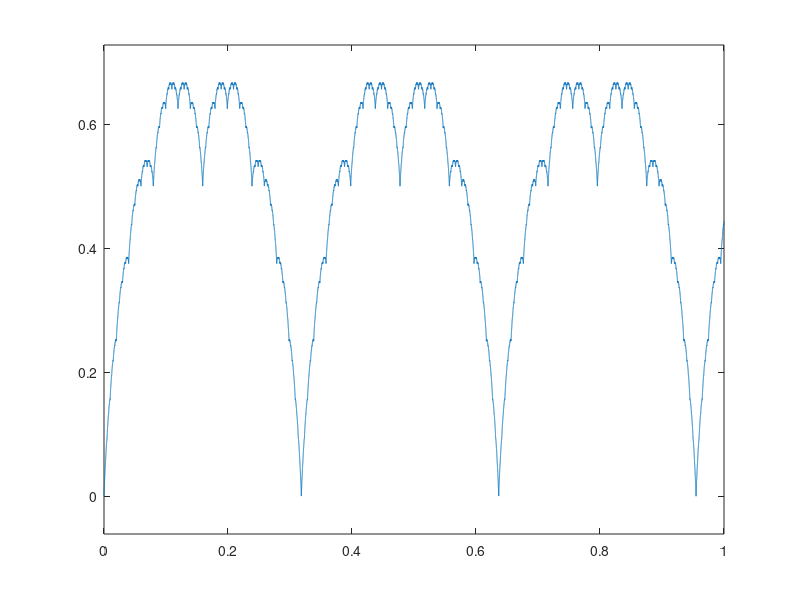

The MATLAB source for this figure:
f = t = 0

function val = T (X) 
  val = 0
  
  f = @(z) 2 * abs(z - fix(z + 1/2));
  t = @(x, n) 2^(-n) .* f(2^(n-1) * pi .* x);
  
  for i = 1:1:16
    val += t(X, i);
  endfor
endfunction


X = linspace(0, 1, 100000);
plot(X, T(X));
axis equal;